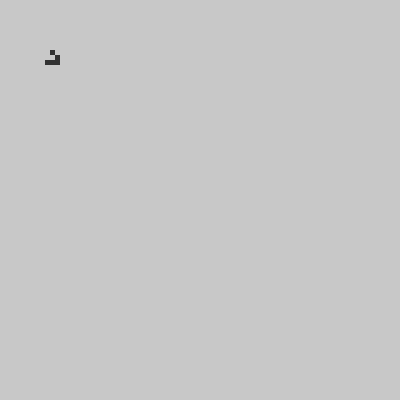
Frame 1 (no input)
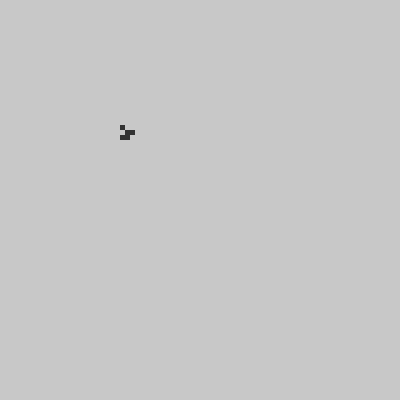
Frame 60 (no input)
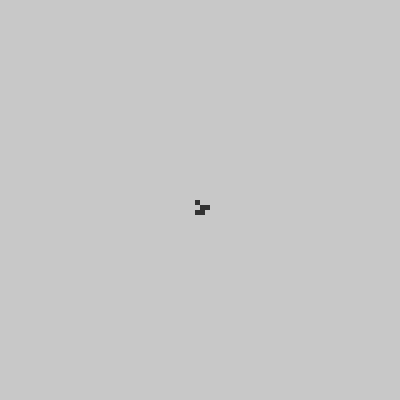
Frame 120 (the mouse pressed at the canvas centre since frame 60)

The p5.js sketch that drew these frames (run headless with seeded random() and noise() and a simulated clock; from frame 60 on, the mouse is pressed at the canvas centre):

// p5.js sketch
// ── sketch.js
let cells = [];
let backCells = [];
const windowSize = 400;
const cellSize = 5;
let rows, cols;

const ALIVE = true;
const DEAD = false;

function setup() {
  createCanvas(windowSize, windowSize);
  rows = windowSize / cellSize;
  cols = windowSize / cellSize;
  for (let index = 0; index < rows * cols; index++) {
    cells.push(DEAD);
    backCells.push(DEAD);
  }

  setCell(10, 10, ALIVE);
  setCell(11, 11, ALIVE);
  setCell(9, 12, ALIVE);
  setCell(10, 12, ALIVE);
  setCell(11, 12, ALIVE);
  flipBuffers();
}

function draw() {
  background(220);
  noStroke();
  for (let y = 0; y < rows; y++) {
    for (let x = 0; x < cols; x++) {
      let cell = getCell(x, y);
      if (cell === ALIVE) {
        fill(50);
      } else {
        fill(200);
      }
      rect(x * cellSize, y * cellSize, cellSize, cellSize);
    }
  }
  updateCells();
  flipBuffers();
}

let getCell = (x, y) => {
  x = (x + rows) % rows;
  y = (y + cols) % cols;
  return cells[x + cols * y];
};
let setCell = (x, y, value) => (backCells[x + cols * y] = value);

let updateCells = () => {
  for (let y = 0; y < rows; y++) {
    for (let x = 0; x < cols; x++) {
      var nextState = getNextState(x, y);
      setCell(x, y, nextState);
    }
  }
};

let getNextState = (x, y) => {
  neightbourCount = countNegighbours(x, y);
  if (getCell(x, y) === ALIVE) {
    neightbourCount--;
    if (neightbourCount === 2 || neightbourCount === 3) {
      return ALIVE;
    } else {
      return DEAD;
    }
  } else {
    if (neightbourCount === 3) {
      return ALIVE;
    } else {
      return DEAD;
    }
  }
};

let countNegighbours = (x, y) => {
  let neightbourCount = 0;
  for (let yOff = -1; yOff <= 1; yOff++) {
    for (let xOff = -1; xOff <= 1; xOff++) {
      let cell = getCell(x + xOff, y + yOff);
      if (cell === ALIVE) {
        neightbourCount++;
      }
    }
  }
  return neightbourCount;
};

let flipBuffers = () => {
  let temp = cells;
  cells = backCells;
  backCells = temp;
};
